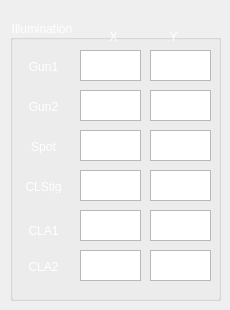
    <widget class="QWidget" name="Illumination">
     <attribute name="title">
      <string>Illumination</string>
     </attribute>
     <widget class="QGroupBox" name="groupBox">
      <property name="geometry">
       <rect>
        <x>10</x>
        <y>20</y>
        <width>211</width>
        <height>281</height>
       </rect>
      </property>
      <property name="styleSheet">
       <string notr="true">color: rgb(255, 255, 255);</string>
      </property>
      <property name="title">
       <string>Illumination</string>
      </property>
      <property name="flat">
       <bool>false</bool>
      </property>
      <widget class="QLabel" name="label_14">
       <property name="geometry">
        <rect>
         <x>80</x>
         <y>10</y>
         <width>47</width>
         <height>13</height>
        </rect>
       </property>
       <property name="text">
        <string>X</string>
       </property>
       <property name="alignment">
        <set>Qt::AlignCenter</set>
       </property>
      </widget>
      <widget class="QLabel" name="label_15">
       <property name="geometry">
        <rect>
         <x>140</x>
         <y>10</y>
         <width>47</width>
         <height>13</height>
        </rect>
       </property>
       <property name="text">
        <string>Y</string>
       </property>
       <property name="alignment">
        <set>Qt::AlignCenter</set>
       </property>
      </widget>
      <widget class="QLabel" name="label_16">
       <property name="geometry">
        <rect>
         <x>10</x>
         <y>40</y>
         <width>47</width>
         <height>13</height>
        </rect>
       </property>
       <property name="text">
        <string>Gun1</string>
       </property>
       <property name="alignment">
        <set>Qt::AlignCenter</set>
       </property>
      </widget>
      <widget class="QLabel" name="label_17">
       <property name="geometry">
        <rect>
         <x>10</x>
         <y>80</y>
         <width>47</width>
         <height>13</height>
        </rect>
       </property>
       <property name="text">
        <string>Gun2</string>
       </property>
       <property name="alignment">
        <set>Qt::AlignCenter</set>
       </property>
      </widget>
      <widget class="QLabel" name="label_18">
       <property name="geometry">
        <rect>
         <x>10</x>
         <y>120</y>
         <width>47</width>
         <height>13</height>
        </rect>
       </property>
       <property name="text">
        <string>Spot</string>
       </property>
       <property name="alignment">
        <set>Qt::AlignCenter</set>
       </property>
      </widget>
      <widget class="QLabel" name="label_20">
       <property name="geometry">
        <rect>
         <x>10</x>
         <y>240</y>
         <width>47</width>
         <height>13</height>
        </rect>
       </property>
       <property name="text">
        <string>CLA2</string>
       </property>
       <property name="alignment">
        <set>Qt::AlignCenter</set>
       </property>
      </widget>
      <widget class="QLabel" name="label_21">
       <property name="geometry">
        <rect>
         <x>10</x>
         <y>160</y>
         <width>47</width>
         <height>13</height>
        </rect>
       </property>
       <property name="text">
        <string>CLStig</string>
       </property>
       <property name="alignment">
        <set>Qt::AlignCenter</set>
       </property>
      </widget>
      <widget class="QTextEdit" name="GUN1Y">
       <property name="geometry">
        <rect>
         <x>140</x>
         <y>30</y>
         <width>61</width>
         <height>31</height>
        </rect>
       </property>
       <property name="styleSheet">
        <string notr="true">color: rgb(255, 255, 255);</string>
       </property>
      </widget>
      <widget class="QTextEdit" name="CLSY">
       <property name="geometry">
        <rect>
         <x>140</x>
         <y>150</y>
         <width>61</width>
         <height>31</height>
        </rect>
       </property>
       <property name="styleSheet">
        <string notr="true">color: rgb(255, 255, 255);</string>
       </property>
      </widget>
      <widget class="QTextEdit" name="BTY">
       <property name="geometry">
        <rect>
         <x>140</x>
         <y>230</y>
         <width>61</width>
         <height>31</height>
        </rect>
       </property>
       <property name="styleSheet">
        <string notr="true">color: rgb(255, 255, 255);</string>
       </property>
      </widget>
      <widget class="QTextEdit" name="GUN2Y">
       <property name="geometry">
        <rect>
         <x>140</x>
         <y>70</y>
         <width>61</width>
         <height>31</height>
        </rect>
       </property>
       <property name="styleSheet">
        <string notr="true">color: rgb(255, 255, 255);</string>
       </property>
      </widget>
      <widget class="QTextEdit" name="CLSX">
       <property name="geometry">
        <rect>
         <x>70</x>
         <y>150</y>
         <width>61</width>
         <height>31</height>
        </rect>
       </property>
       <property name="styleSheet">
        <string notr="true">color: rgb(255, 255, 255);</string>
       </property>
      </widget>
      <widget class="QTextEdit" name="BTX">
       <property name="geometry">
        <rect>
         <x>70</x>
         <y>230</y>
         <width>61</width>
         <height>31</height>
        </rect>
       </property>
       <property name="styleSheet">
        <string notr="true">color: rgb(255, 255, 255);</string>
       </property>
      </widget>
      <widget class="QTextEdit" name="GUN2X">
       <property name="geometry">
        <rect>
         <x>70</x>
         <y>70</y>
         <width>61</width>
         <height>31</height>
        </rect>
       </property>
       <property name="styleSheet">
        <string notr="true">color: rgb(255, 255, 255);</string>
       </property>
      </widget>
      <widget class="QTextEdit" name="SPOTX">
       <property name="geometry">
        <rect>
         <x>70</x>
         <y>110</y>
         <width>61</width>
         <height>31</height>
        </rect>
       </property>
       <property name="styleSheet">
        <string notr="true">color: rgb(255, 255, 255);</string>
       </property>
      </widget>
      <widget class="QTextEdit" name="GUN1X">
       <property name="enabled">
        <bool>true</bool>
       </property>
       <property name="geometry">
        <rect>
         <x>70</x>
         <y>30</y>
         <width>61</width>
         <height>31</height>
        </rect>
       </property>
       <property name="styleSheet">
        <string notr="true">color: rgb(255, 255, 255);</string>
       </property>
       <property name="inputMethodHints">
        <set>Qt::ImhDigitsOnly</set>
       </property>
       <property name="textInteractionFlags">
        <set>Qt::TextSelectableByKeyboard|Qt::TextSelectableByMouse</set>
       </property>
      </widget>
      <widget class="QTextEdit" name="SPOTY">
       <property name="geometry">
        <rect>
         <x>140</x>
         <y>110</y>
         <width>61</width>
         <height>31</height>
        </rect>
       </property>
       <property name="styleSheet">
        <string notr="true">color: rgb(255, 255, 255);</string>
       </property>
      </widget>
      <widget class="QTextEdit" name="BSY">
       <property name="geometry">
        <rect>
         <x>140</x>
         <y>190</y>
         <width>61</width>
         <height>31</height>
        </rect>
       </property>
       <property name="styleSheet">
        <string notr="true">color: rgb(255, 255, 255);</string>
       </property>
      </widget>
      <widget class="QTextEdit" name="BSX">
       <property name="geometry">
        <rect>
         <x>70</x>
         <y>190</y>
         <width>61</width>
         <height>31</height>
        </rect>
       </property>
       <property name="styleSheet">
        <string notr="true">color: rgb(255, 255, 255);</string>
       </property>
       <property name="textInteractionFlags">
        <set>Qt::TextSelectableByMouse</set>
       </property>
      </widget>
      <widget class="QLabel" name="label_19">
       <property name="geometry">
        <rect>
         <x>10</x>
         <y>200</y>
         <width>47</width>
         <height>21</height>
        </rect>
       </property>
       <property name="text">
        <string>CLA1</string>
       </property>
       <property name="alignment">
        <set>Qt::AlignCenter</set>
       </property>
      </widget>
     </widget>
    </widget>
